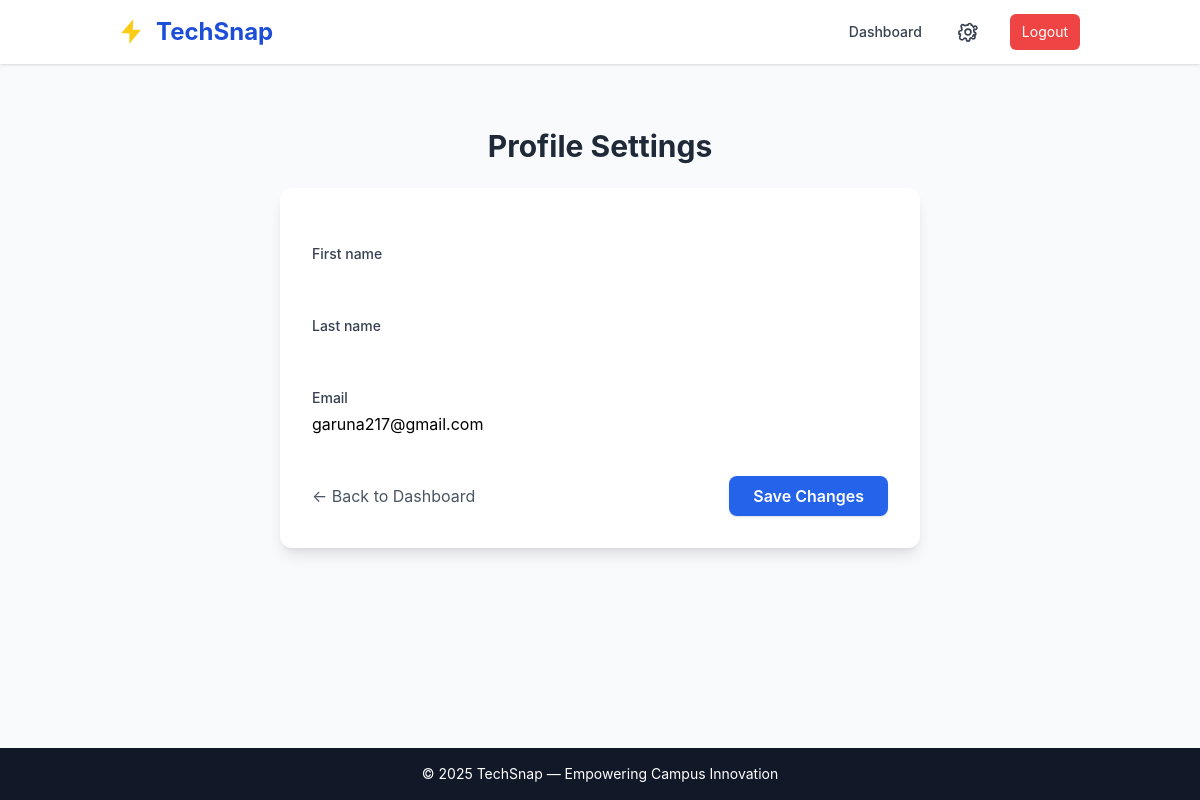
Page /accounts/profile/ (signed in) on the earlier database version.
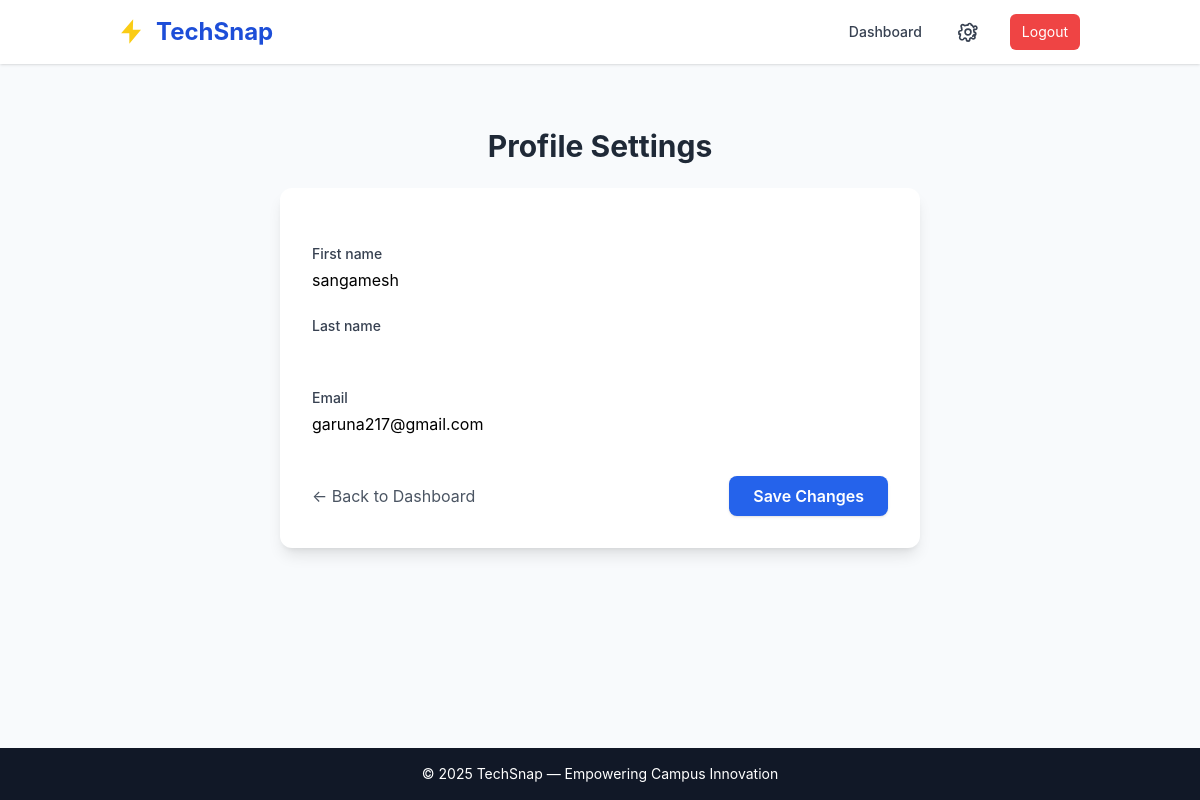
Same page on the later database version.
### accounts/models.py (models this page shows, shortened)
class User(AbstractUser):
    id = models.UUIDField(primary_key=True, default=uuid.uuid4, editable=False)
    email = models.EmailField(unique=True)
    is_email_verified = models.BooleanField(default=False)
    created_at = models.DateTimeField(auto_now_add=True)
    updated_at = models.DateTimeField(auto_now=True)
    USERNAME_FIELD = 'email'
    REQUIRED_FIELDS = ['username']
    class Meta:
        db_table = 'users'

### accounts/views.py (the view)
# urls.py: path("profile/", views.profile_settings, name="profile_settings"),
@login_required
def profile_settings(request):
    user = request.user
    if request.method == "POST":
        form = ProfileUpdateForm(request.POST, instance=user)
        if form.is_valid():
            form.save()
            messages.success(request, "Profile updated successfully.")
            return redirect("accounts:profile_settings")
    else:
        form = ProfileUpdateForm(instance=user)
    return render(request, "accounts/profile_settings.html", {"form": form})

### accounts/forms.py
class ProfileUpdateForm(forms.ModelForm):
    class Meta:
        model = User
        fields = ["first_name", "last_name", "email"]
        widgets = {
            "first_name": forms.TextInput(attrs={"class": "form-control"}),
            "last_name": forms.TextInput(attrs={"class": "form-control"}),
            "email": forms.EmailInput(attrs={"class": "form-control"}),
        }

### templates/accounts/profile_settings.html (shortened to what this page needs)
{% extends "base.html" %}
{% load static %}
{% block content %}
<div class="container mx-auto px-4 py-10 max-w-2xl">
  <h2 class="text-3xl font-bold text-gray-800 mb-6 text-center">Profile Settings</h2>
  <div class="bg-white shadow-lg rounded-xl p-8">
    <form method="POST" class="space-y-6">
      {% for field in form %}
        <div>
          <label for="{{ field.id_for_label }}" class="block text-sm font-medium text-gray-700 mb-1">
            {{ field.label }}
          </label>
          {{ field }}
        </div>
      {% endfor %}
      <div class="flex justify-between items-center pt-4">
        <a href="{% url 'accounts:choose_action' %}"
           class="text-gray-600 hover:text-gray-800 transition">← Back to Dashboard</a>
        <button type="submit"
                class="bg-blue-600 hover:bg-blue-700 text-white font-semibold px-6 py-2 rounded-lg shadow">
          Save Changes
        </button>
      </div>
    </form>
  </div>
</div>
{% endblock %}

Differences in the rows shown:
changed User "garuna217@gmail.com": first_name (not shown) → "sangamesh"
